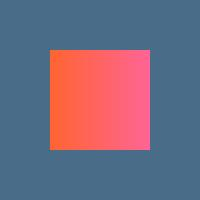
#> input picture sample_input.jpg, 200 x 200 px
$ python program12.py
#> lines starting #> are read from the running program, lines starting #| are printed output that depends on the picture; after the words box and inside, x2 and y2 are one past the last pixel; in counts of white or black regions, pixels touching at a corner belong together
from PIL import Image, ImageFilter
import os

def apply_grayscale(input_path: str, output_path: str):
    """
    Converts an image to grayscale by calculating the luminance of raw RGB channels.
    Input:
        input_path (str): Path to the source image (JPEG/PNG).
        output_path (str): Path to save the processed image.
    Output:
        None (Saves the output image to disk)
    """
#> called with input_path = 'sample_input.jpg', output_path = 'output_grayscale.jpg'
    with Image.open(input_path) as img:
#> img is the input picture: PIL image 200x200 RGB; mean R, G, B 118.3, 106, 126.8
        img = img.convert("RGB")
        pixels = img.load()

        for x in range(img.width):
            for y in range(img.height):
                r, g, b = pixels[x, y]
                gray = int(0.299 * r + 0.587 * g + 0.114 * b)
                pixels[x, y] = (gray, gray, gray)

        img.save(output_path)
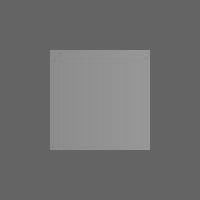
#> saved as output_grayscale.jpg: PIL image 200x200 RGB; min 85, max 158, mean 111.4
        print(f"Grayscale image saved to: {output_path}")

def apply_thresholding(input_path: str, output_path: str, threshold: int = 128):
    """
    Applies a binary threshold to generate a stark black and white image.
    Input:
        input_path (str): Path to the source image.
        output_path (str): Path to save the processed image.
        threshold (int): Brightness cutoff (0-255). Values above become white, below become black.
    Output:
        None (Saves the output image to disk)
    """
#> called with input_path = 'sample_input.jpg', output_path = 'output_threshold.jpg', threshold = 100
    with Image.open(input_path) as img:
        img = img.convert("RGB")
        pixels = img.load()

        for x in range(img.width):
            for y in range(img.height):
                r, g, b = pixels[x, y]
                gray = int(0.299 * r + 0.587 * g + 0.114 * b)

                bw_val = 255 if gray >= threshold else 0
                pixels[x, y] = (bw_val, bw_val, bw_val)

        img.save(output_path)
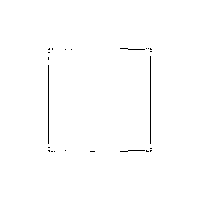
#> saved as output_threshold.jpg: PIL image 200x200 RGB; 99.4% white; black in thin lines or dots, all inside (x1, y1, x2, y2) = (48, 48, 152, 152)
        print(f"Threshold (B&W) image saved to: {output_path}")

def apply_spatial_blur(input_path: str, output_path: str, radius: int = 3):
    """
    Applies a simple spatial blur filter to the image.
    Input:
        input_path (str): Path to the source image.
        output_path (str): Path to save the processed image.
        radius (int): The intensity/spread of the blur.
    Output:
        None (Saves the output image to disk)
    """
#> called with input_path = 'sample_input.jpg', output_path = 'output_blurred.jpg', radius = 4
    with Image.open(input_path) as img:
        blurred_img = img.filter(ImageFilter.BoxBlur(radius))
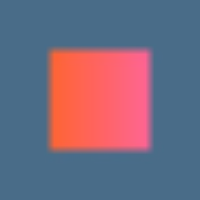
#> blurred_img: PIL image 200x200 RGB; mean R, G, B 118.3, 106.1, 126.8
        blurred_img.save(output_path)
        print(f"Blurred image saved to: {output_path}")

def generate_test_image(test_path: str):
    """Helper function to generate a basic test image if none exists."""
    img = Image.new('RGB', (200, 200), color = (73, 109, 137))
    pixels = img.load()
    for x in range(50, 150):
        for y in range(50, 150):
            pixels[x, y] = (255, 100, x)
    img.save(test_path)
    print(f"Generated test image at: {test_path}")

if __name__ == "__main__":
    print("--- Digital Image Filter and Color Converter Utility ---\n")

    source_img = "sample_input.jpg"
    if not os.path.exists(source_img):
        generate_test_image(source_img)

    apply_grayscale(source_img, "output_grayscale.jpg")
    apply_thresholding(source_img, "output_threshold.jpg", threshold=100)
    apply_spatial_blur(source_img, "output_blurred.jpg", radius=4)
